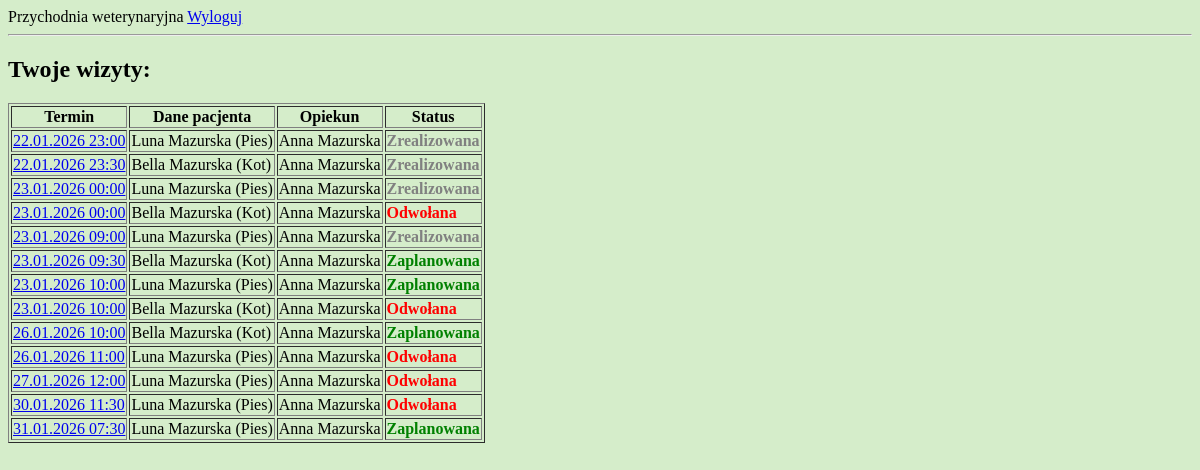
The page /przychodnia/wizyty/lista/ (signed in) on the database as committed earlier.
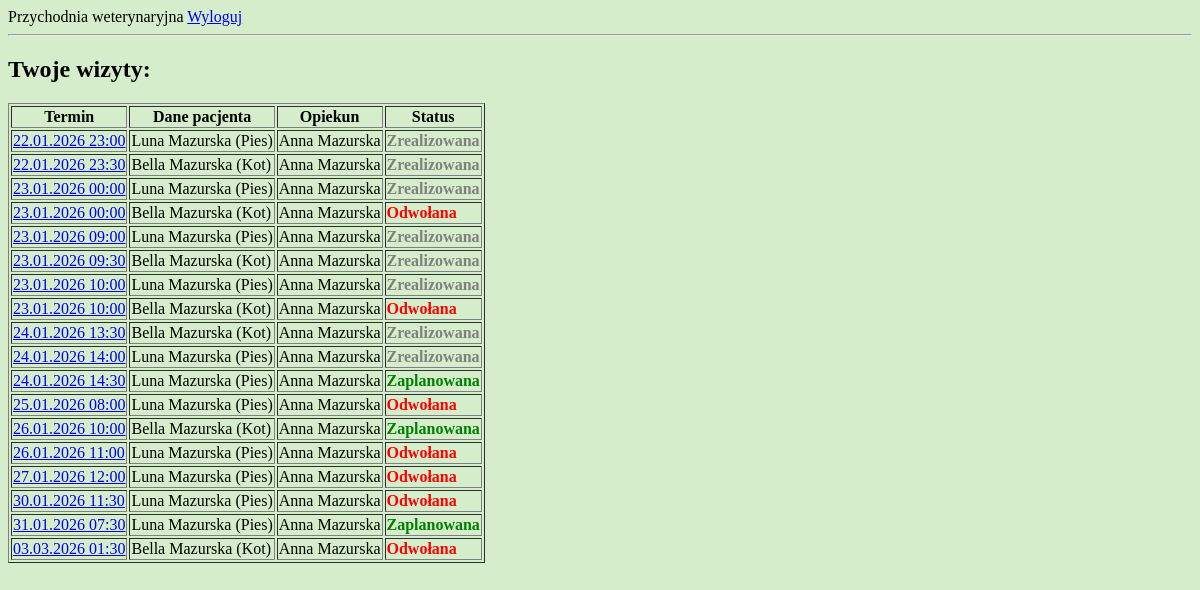
The same page on the database as committed later.
### przychodnia/models.py (models this page shows, shortened)
class Wizyta(models.Model):
    zwierze = models.ForeignKey(Zwierze, on_delete = models.CASCADE)
    weterynarz = models.ForeignKey(Weterynarz, on_delete = models.PROTECT)
    data_wizyty = models.DateField()  # warunek: weterynarz jest dostepny (grafik dostepnosci + inne wizyty)
    godzina_wizyty = models.TimeField()
    status = models.IntegerField(choices = STATUS_WIZYTA.choices, default = STATUS_WIZYTA.Zaplanowana)
    notatka = models.TextField(blank = True)
    class Meta:
        verbose_name_plural = "Wizyty"
        ordering = ['data_wizyty', 'godzina_wizyty', 'status']

class Zwierze(models.Model):
    imie = models.CharField(max_length = 50)
    opiekun = models.ForeignKey(Opiekun, on_delete = models.PROTECT)
    gatunek = models.IntegerField(choices = GATUNEK.choices)
    plec = models.IntegerField(choices = PLEC_ZWIERZE.choices)
    data_urodzenia = models.DateField(blank = True, null = True)
    data_dodania = models.DateTimeField(auto_now_add = True, editable = False)
    class Meta:
        verbose_name_plural = "Zwierzeta"
        ordering = ['opiekun__nazwisko', 'gatunek', 'imie']

class Opiekun(models.Model):
    user = models.OneToOneField(User, on_delete=models.CASCADE)  # polaczenie profilu opiekuna z kontem uzytkownika User
    imie = models.CharField(max_length = 50)
    nazwisko = models.CharField(max_length = 100)
    plec = models.IntegerField(choices = PLEC_OSOBA.choices)
    data_dodania = models.DateTimeField(auto_now_add = True, editable = False)
    class Meta:
        verbose_name_plural = "Opiekunowie"
        ordering = ['nazwisko', 'imie']

### przychodnia/views.py (the view)
# urls.py: path('wizyty/lista/', views.lista_wizyt, name='lista-wizyt'),
@login_required
def lista_wizyt(request):
    user = request.user
    if hasattr(user, "opiekun"):
        wizyty = Wizyta.objects.filter(
            zwierze__opiekun=user.opiekun
        )
    elif hasattr(user, "weterynarz"):
        wizyty = Wizyta.objects.filter(
            weterynarz=user.weterynarz
        )
    else:
        return HttpResponseForbidden()
    return render(request, 'przychodnia/wizyty/lista_wizyt.html', {'wizyty': wizyty})

### przychodnia/templates/przychodnia/wizyty/lista_wizyt.html (shortened to what this page needs)
{% extends "przychodnia/base.html" %}
{% block content %}
<h2>Twoje wizyty:</h2>
{% if wizyty %}
<table border="1">
    <tr>
        <th>Termin</th>
        <th>Dane pacjenta</th>
        {% if user.weterynarz %}<th>Opiekun</th>{% endif %}
        <th>Status</th>
    </tr>
    {% for wizyta in wizyty %}
    <tr>
        <td>
            <a href="{% url 'wizyta-detail' pk=wizyta.pk %}">
                {{ wizyta.data_wizyty|date:"d.m.Y" }} {{ wizyta.godzina_wizyty|time:"H:i" }}
            </a>
        </td>
        <td>{{ wizyta.zwierze.imie }} {{ wizyta.zwierze.opiekun.nazwisko }} ({{ wizyta.zwierze.get_gatunek_display }})</td>
        {% if user.weterynarz %}<td>{{ wizyta.zwierze.opiekun.imie }} {{ wizyta.zwierze.opiekun.nazwisko }}</td>{% endif %}
        <td>
            <span class="
                {% if wizyta.status == 1 %}status-1
                {% elif wizyta.status == 2 %}status-2
                {% elif wizyta.status == 3 %}status-3
                {% endif %}
            ">
            {{ wizyta.get_status_display }}
            </span>
        </td>
    </tr>
    {% endfor %}
</table>
{% else %}
    <p>Brak przypisanych wizyt.</p>
{% endif %}
{% endblock %}

### przychodnia/templates/przychodnia/base.html (shortened to what this page needs)
{% load static %}
<!DOCTYPE html>
<html>
    <head>
        <link href="{% static "css/przychodnia.css" %}" rel="stylesheet">
    </head>
    <body>
        <div id="header" >
            Przychodnia weterynaryjna
            {% if user.is_authenticated %}
                <a href="{% url 'user-logout' %}">Wyloguj</a>
            {% else %}
                <a href="{% url 'user-login' %}">Zaloguj</a>
            {% endif %}
        </div>
        <hr/>
        <div id="content">
            {% block content %}
            {% endblock %}
        </div>
    </body>
</html>

### przychodnia/static/css/przychodnia.css (style rules this page uses)
body { background-color: rgb(213, 237, 202); }

### przychodnia/templates/przychodnia/base.html (style rules this page uses)
.status-1 { color: green; font-weight: bold; }
.status-2 { color: gray; font-weight: bold; }
.status-3 { color: red; font-weight: bold; }

Rows that differ between the two databases and show on the page:
changed Wizyta (number 6 of 18 on the later page): status "Zaplanowana" → "Zrealizowana"
changed Wizyta (number 7 of 18 on the later page): status "Zaplanowana" → "Zrealizowana"
added Wizyta: data_wizyty "24.01.2026", godzina_wizyty "13:30", zwierze.imie "Bella", zwierze.opiekun.nazwisko "Mazurska", zwierze.gatunek "Kot", zwierze.opiekun.imie "Anna", status "Zrealizowana"
added Wizyta: data_wizyty "24.01.2026", godzina_wizyty "14:00", zwierze.imie "Luna", zwierze.opiekun.nazwisko "Mazurska", zwierze.gatunek "Pies", zwierze.opiekun.imie "Anna", status "Zrealizowana"
added Wizyta: data_wizyty "24.01.2026", godzina_wizyty "14:30", zwierze.imie "Luna", zwierze.opiekun.nazwisko "Mazurska", zwierze.gatunek "Pies", zwierze.opiekun.imie "Anna", status "Zaplanowana"
added Wizyta: data_wizyty "25.01.2026", godzina_wizyty "08:00", zwierze.imie "Luna", zwierze.opiekun.nazwisko "Mazurska", zwierze.gatunek "Pies", zwierze.opiekun.imie "Anna", status "Odwołana"
added Wizyta: data_wizyty "03.03.2026", godzina_wizyty "01:30", zwierze.imie "Bella", zwierze.opiekun.nazwisko "Mazurska", zwierze.gatunek "Kot", zwierze.opiekun.imie "Anna", status "Odwołana"
